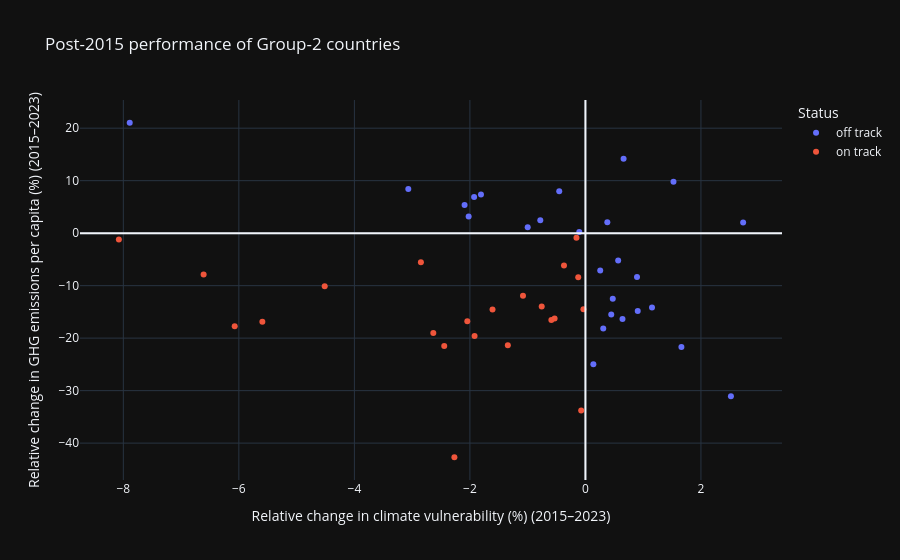

The cell this chart's notebook holds for it:
### Markdown cell above
Die Analyse zeigt, dass nicht alle Länder, die zwischen 1995 und 2015 simultane Verbesserungen erzielen konnten, diesen Pfad nach 2015 fortsetzen. Während ein Teil der Länder weiterhin sowohl sinkende Vulnerabilität als auch stabile oder sinkende Emissionen aufweist („on track“), ist bei anderen Ländern ein Rückfall in mindestens einer Dimension zu beobachten.

### Code cell
fig2 = px.scatter(
    track,
    x="vuln_rel_15_23",
    y="emi_rel_15_23",
    color="status_2015_2023",
    hover_name="Name",
    labels={
        "vuln_rel_15_23": "Relative change in climate vulnerability (%) (2015–2023)",
        "emi_rel_15_23": "Relative change in GHG emissions per capita (%) (2015–2023)",
        "status_2015_2023": "Status"
    },
    title="Post-2015 performance of Group-2 countries"
)

fig2.add_vline(x=0)
fig2.add_hline(y=0)

fig2.show()

### Figure 1 — Plotly figure (JSON) as saved in the notebook; plotly's stock layout.template omitted (floating-point values rounded to 4 significant figures)
{"data": [{"hovertemplate": "<b>%{hovertext}</b><br><br>Status=off track<br>Relative change in climate vulnerability (%) (2015–2023)=%{x}<br>Relative change in GHG emissions per capita (%) (2015–2023)=%{y}<extra></extra>", "hovertext": ["Jamaica", "Slovakia", "Uzbekistan", "Luxembourg", "Norway", "Germany", "Poland", "New Zealand", "Antigua and Barbuda", "United States", "Cyprus", "Mauritania", "Bahamas", "Singapore", "Denmark", "Yemen", "Hungary", "Malta", "Kuwait", "Colombia", "Costa Rica", "Gabon", "Palau", "Tajikistan", "Rwanda", "Bulgaria"], "legendgroup": "off track", "marker": {"color": "#636efa", "symbol": "circle"}, "mode": "markers", "name": "off track", "orientation": "v", "showlegend": true, "x": [-2.092, 0.893, 1.525, 2.519, 0.3088, 0.1375, 0.2562, 0.4471, -1.927, 0.4736, 0.3793, 2.731, 0.6607, -0.1065, 1.662, 1.153, 0.5668, -2.022, -0.7814, -3.067, -1.808, 0.9056, -0.4534, -7.89, -0.9993, 0.6417], "xaxis": "x", "y": [5.365, -8.374, 9.809, -31.07, -18.17, -24.95, -7.113, -15.49, 6.886, -12.52, 2.097, 2.025, 14.16, 0.2272, -21.7, -14.15, -5.196, 3.186, 2.46, 8.424, 7.344, -14.85, 7.98, 21.04, 1.128, -16.34], "yaxis": "y", "type": "scatter"}, {"hovertemplate": "<b>%{hovertext}</b><br><br>Status=on track<br>Relative change in climate vulnerability (%) (2015–2023)=%{x}<br>Relative change in GHG emissions per capita (%) (2015–2023)=%{y}<extra></extra>", "hovertext": ["Austria", "Congo", "Bahrain", "Lebanon", "Nigeria", "Finland", "Botswana", "Canada", "Slovenia", "Vanuatu", "Cameroon", "United Arab Emirates", "Fiji", "Qatar", "Ireland", "Romania", "Belgium", "Greece", "Somalia", "Jordan", "Portugal", "Ukraine"], "legendgroup": "on track", "marker": {"color": "#EF553B", "symbol": "circle"}, "mode": "markers", "name": "on track", "orientation": "v", "showlegend": true, "x": [-1.608, -0.1551, -0.5896, -2.268, -1.919, -2.444, -2.045, -0.1246, -1.081, -5.593, -0.0346, -4.514, -8.078, -2.848, -0.5336, -0.3713, -2.634, -1.343, -0.7569, -6.61, -6.072, -0.07361], "xaxis": "x", "y": [-14.56, -0.8712, -16.54, -42.69, -19.61, -21.48, -16.78, -8.401, -11.93, -16.89, -14.5, -10.1, -1.197, -5.525, -16.25, -6.143, -19.01, -21.34, -13.96, -7.873, -17.76, -33.79], "yaxis": "y", "type": "scatter"}], "layout": {"xaxis": {"anchor": "y", "domain": [0.0, 1.0], "title": {"text": "Relative change in climate vulnerability (%) (2015–2023)"}}, "yaxis": {"anchor": "x", "domain": [0.0, 1.0], "title": {"text": "Relative change in GHG emissions per capita (%) (2015–2023)"}}, "legend": {"title": {"text": "Status"}, "tracegroupgap": 0}, "title": {"text": "Post-2015 performance of Group-2 countries"}, "shapes": [{"type": "line", "x0": 0, "x1": 0, "xref": "x", "y0": 0, "y1": 1, "yref": "y domain"}, {"type": "line", "x0": 0, "x1": 1, "xref": "x domain", "y0": 0, "y1": 0, "yref": "y"}]}}
